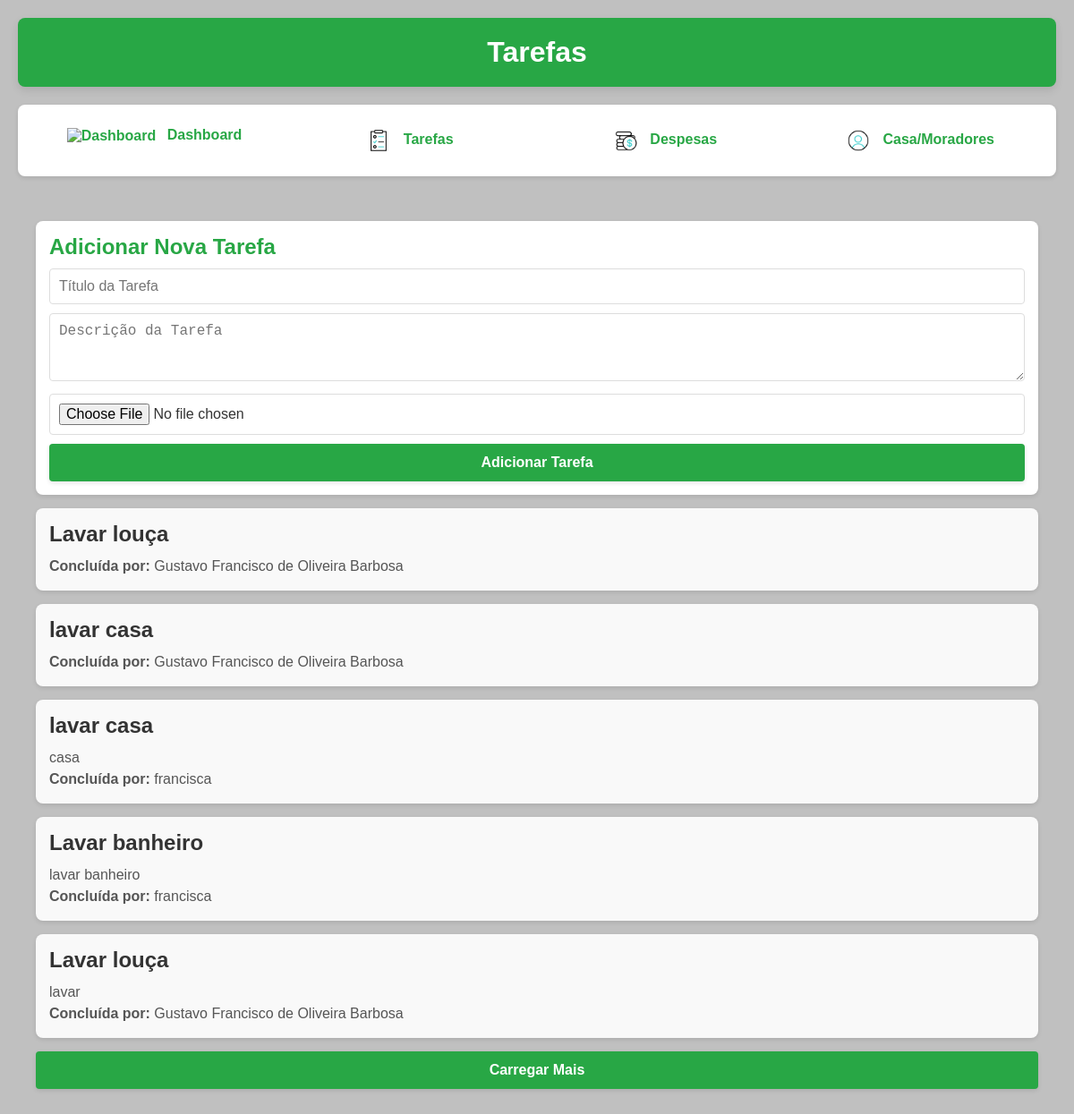
Page /tasks (signed in) on the committed database.
### app.py (models this page shows, shortened)
class Tarefa(db.Model):
    id = db.Column(db.Integer, primary_key=True)
    titulo = db.Column(db.String(100), nullable=False)
    descricao = db.Column(db.Text, nullable=True)
    concluida = db.Column(db.Boolean, default=False)
    data_criacao = db.Column(db.DateTime, default=datetime.utcnow)
    foto = db.Column(db.String(120), nullable=True)
    casa_id = db.Column(db.Integer, db.ForeignKey('casa.id'), nullable=False)  # Relacionado à Casa
    usuario_id = db.Column(db.Integer, db.ForeignKey('usuario.id'), nullable=True)
    usuario = db.relationship('Usuario', backref='tarefas_concluidas')

class Usuario(db.Model):
    id = db.Column(db.Integer, primary_key=True)
    nome = db.Column(db.String(100), nullable=False)
    email = db.Column(db.String(120), unique=True, nullable=False)
    senha = db.Column(db.String(200), nullable=False)
    foto_url = db.Column(db.String(200), nullable=True)  # Adiciona o campo para a URL da foto
    casa_id = db.Column(db.Integer, db.ForeignKey('casa.id'), nullable=False)  # Relacionamento correto

### app.py (the view, shortened to what this page needs)
@app.route('/tasks', methods=['GET', 'POST'])
def tasks():
    if 'usuario_id' not in session:
        return redirect(url_for('login'))
    usuario_id = session['usuario_id']
    usuario = Usuario.query.get(usuario_id)
    tarefas = Tarefa.query.filter_by(casa_id=usuario.casa_id).order_by(Tarefa.data_criacao.desc()).all()
    return render_template('tasks.html', tarefas=tarefas)

### templates/tasks.html (shortened to what this page needs)
<!DOCTYPE html>
<html lang="pt-BR">
<head>
</head>
</head>
<body>
  {% extends "base.html" %}
  {% block header %}Tarefas{% endblock %}
  {% block content %}
  <div class="form-task">
    <h3>Adicionar Nova Tarefa</h3>
    <form method="POST" enctype="multipart/form-data" action="{{ url_for('tasks') }}">
      <input type="text" name="titulo" placeholder="Título da Tarefa" required>
      <textarea name="descricao" rows="3" placeholder="Descrição da Tarefa"></textarea>
      <input type="file" name="foto" accept="image/*">
      <button type="submit" class="btn-green">Adicionar Tarefa</button>
    </form>
  </div>
  <div id="tarefas-container">
    {% for tarefa in tarefas %}
    <div class="tarefa-container">
        <h3>{{ tarefa.titulo }}</h3>
        <p>{{ tarefa.descricao }}</p>
        {% if tarefa.concluida %}
            <p><strong>Concluída por:</strong> {{ tarefa.usuario.nome }}</p>
        {% else %}
            <form method="POST" action="{{ url_for('concluir_tarefa', tarefa_id=tarefa.id) }}">
                <button type="submit">Marcar como concluída</button>
            </form>
        {% endif %}
    </div>
    {% endfor %}
  </div>
  <button id="load-more" class="btn-green">Carregar Mais</button>
  {% endblock %}

### static/css/styles.css (style rules this page uses)
body { font-family: 'Arial', sans-serif; background: #C0C0C0; color: #333; min-height: 100vh; display: flex; flex-direction: column; align-items: center; padding: 20px; }
h3 { color: #28a745; margin-bottom: 15px; font-size: 1.5em; }
button { background-color: #28a745; color: white; border: none; padding: 5px 15px; font-size: 14px; font-weight: bold; border-radius: 3px; cursor: pointer; transition: background-color 0.3s, transform 0.2s; box-shadow: 0 2px 5px rgba(0, 0, 0, 0.1); }

### templates/tasks.html (style rules this page uses)
* { margin: 0; padding: 0; box-sizing: border-box; }
body { font-family: Arial, sans-serif; background: #C0C0C0; }
.form-task { background: #fff; padding: 15px; border-radius: 8px; margin-bottom: 15px; box-shadow: 0 2px 5px rgba(0,0,0,0.1); }
.form-task h3 { margin-bottom: 10px; color: #28a745; }
.form-task input, .form-task textarea, .form-task input[type="file"] { width: 100%; padding: 10px; margin-bottom: 10px; border: 1px solid #ddd; border-radius: 4px; font-size: 16px; }
.btn-green { width: 100%; background-color: #28a745; color: #fff; border: none; padding: 12px; border-radius: 4px; cursor: pointer; font-size: 16px; }
button { background-color: #28a745; color: white; border: none; padding: 5px 15px; font-size: 14px; font-weight: bold; border-radius: 3px; cursor: pointer; transition: background-color 0.3s, transform 0.2s; box-shadow: 0 2px 5px rgba(0, 0, 0, 0.1); }
.tarefa-container { background-color: #f9f9f9; padding: 15px; margin: 15px 0; border-radius: 8px; box-shadow: 0 2px 5px rgba(0, 0, 0, 0.1); transition: background-color 0.3s ease; }
.tarefa-container h3 { font-size: 1.5rem; color: #333; margin-bottom: 10px; }
.tarefa-container p { font-size: 1rem; color: #555; line-height: 1.5; }

### rows in the picture
Tarefa: titulo "Lavar louça", usuario.nome "Gustavo Francisco de Oliveira Barbosa"
Tarefa: titulo "lavar casa", usuario.nome "Gustavo Francisco de Oliveira Barbosa"
Tarefa: titulo "lavar casa", descricao "casa", usuario.nome "francisca"
Tarefa: titulo "Lavar banheiro", descricao "lavar banheiro", usuario.nome "francisca"
Tarefa: titulo "Lavar louça", descricao "lavar", usuario.nome "Gustavo Francisco de Oliveira Barbosa"
